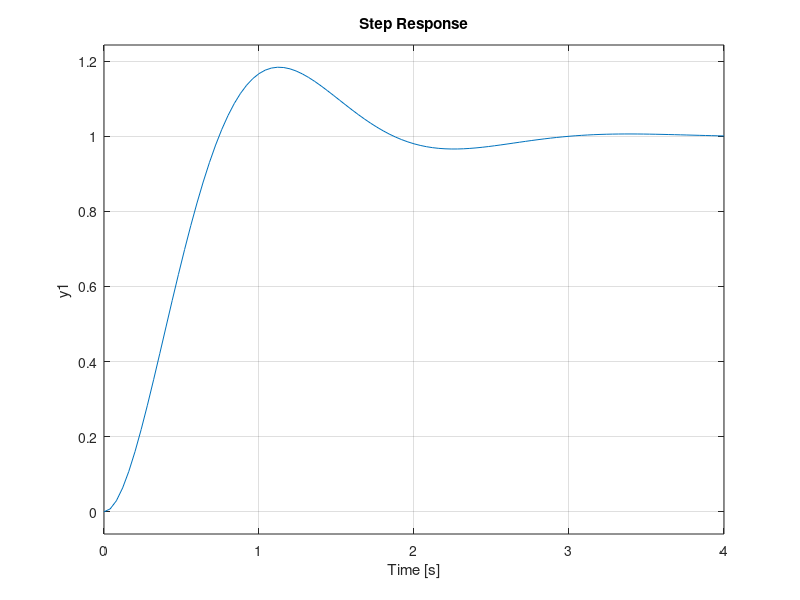
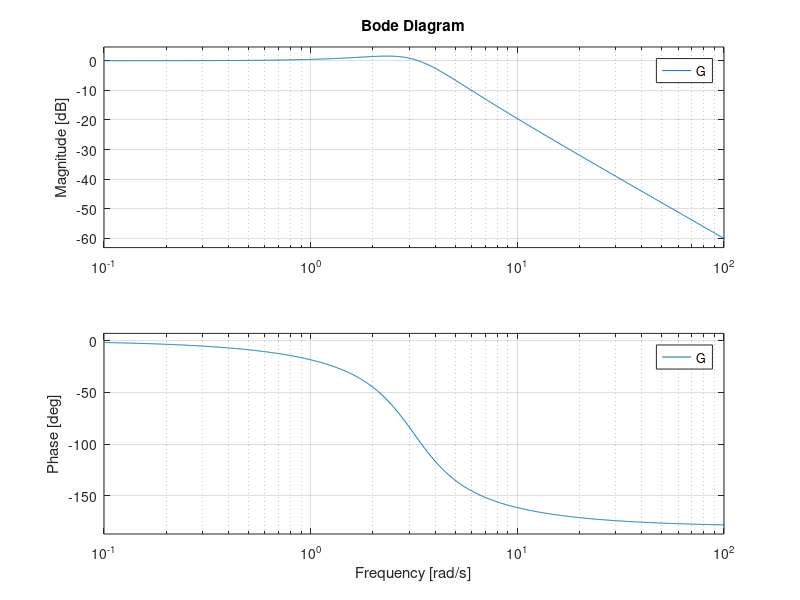
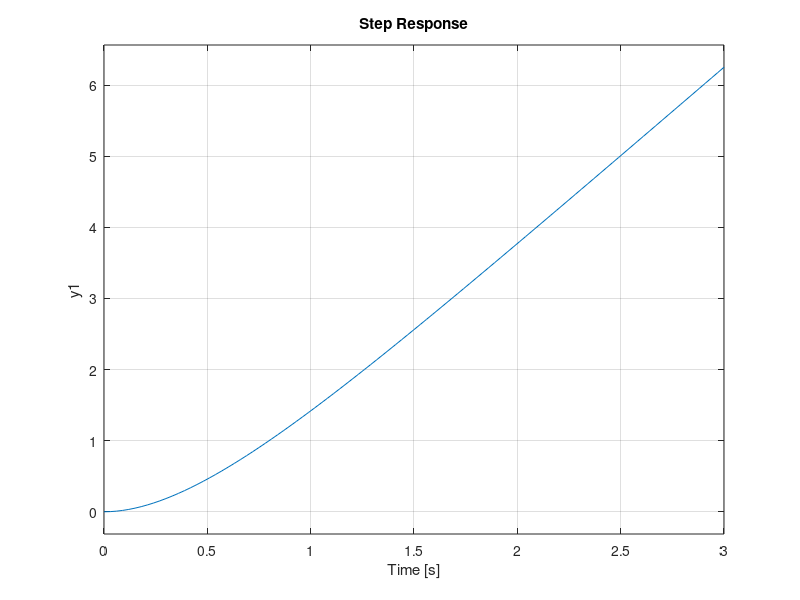
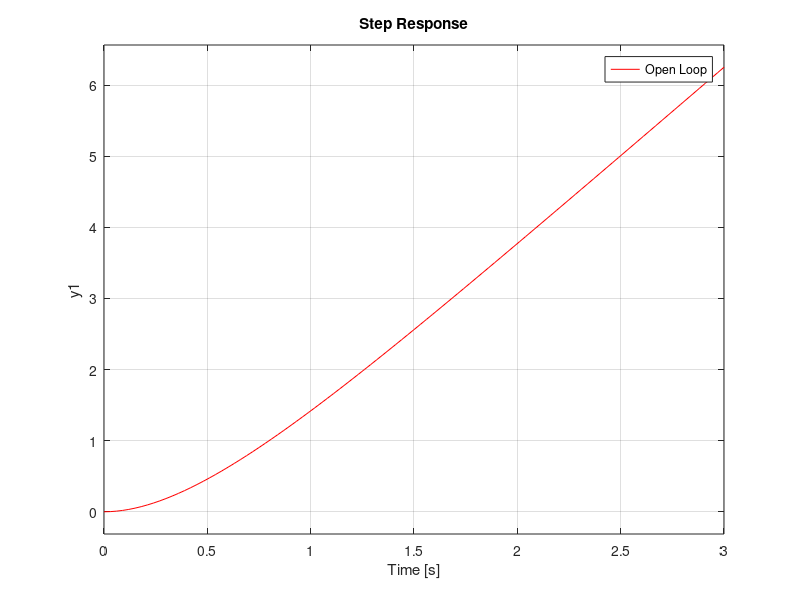

Source code (MATLAB) for these figures, in order:
clc, clear, close all;

% Exercise 1

% 1. The transfer function of our system is:
G = tf(10, [1 3 10])

% 2. Poles and zeros of the system are:
poles = pole(G)
zeros = zero(G)

% 3. DC gain is:
dcgainG = dcgain(G)

% 4. Step response of the system is:
figure;
step(G);

% 5. Frequency response (Bode diagram):
figure;
bode(G);

%% Exercise 2
clc, clear, close all;

% Transfer function of our system:
G = tf(5, [1 2 0])

% 1. Open loop step response:
figure;
step(G);

% 2. Closed loop system with proportional controller Kp = 10.
kp = 10;
H = tf(5*kp, [1 2 0])
Gc = feedback(H, 1, -1)

% 3. Step responses with and without the proportional controller.
figure;
step(G, "r")
legend('Open Loop')

figure;
step(Gc, "b")
legend('Closed Loop');

% 4. With the proportional controller Kp = 10 the closed-loop response becomes much faster 
% compared to the open-loop system. Because the plant is type-1 (it has an integrator), 
% the steady-state error to a step input goes to zero. The drawback is low damping, 
% so the response shows overshoot and oscillations before settling.

%% Exercise 3
clc, clear, close all;

% We have this system:
G = tf(2, [1 5])

% 1. Open loop step response.
figure;
step(G)

% 2. Closed loop system with PI controller:
kp = 2;
ki = 5;
C = tf([kp ki], [1 0])
H = G*C % open loop.

% 3. Closed loop transfer function.
Gc = feedback(H, 1, -1)

% 4. Step responses with and without the PI controller:
figure;
step(G);
legend("Open loop step response");

figure;
step(Gc);
legend("Closed loop step response");

%% Exercise 4
clc, clear, close all;

% System's transfer function:
G = tf(4, [1 3 0])

% 1. Open loop step response and Bode diagram:
figure;
step(G);
figure;
bode(G);

% 2. PID controller:
kp = 10;
ki = 3;
kd = 8;
s = tf('s');
C = kp + ki/s + kd*s
H = G*C

% 3. Closed loop transfer function:
Gc = feedback(H, 1, -1)

% 4. Step response of Gc:
figure;
step(Gc);
figure;
bode(Gc);
hold on;
bode(H);
legend("Closed loop", "Open loop");

